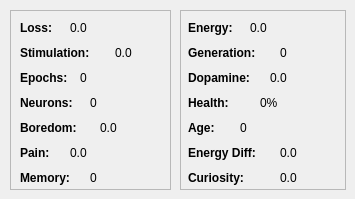
    <widget class="QWidget" name="tab_7">
     <attribute name="title">
      <string>Organism Information</string>
     </attribute>
     <widget class="QFrame" name="organism_info_frame">
      <property name="geometry">
       <rect>
        <x>180</x>
        <y>10</y>
        <width>166</width>
        <height>180</height>
       </rect>
      </property>
      <property name="frameShape">
       <enum>QFrame::StyledPanel</enum>
      </property>
      <property name="frameShadow">
       <enum>QFrame::Raised</enum>
      </property>
      <widget class="QLabel" name="energy_label">
       <property name="geometry">
        <rect>
         <x>8</x>
         <y>5</y>
         <width>60</width>
         <height>25</height>
        </rect>
       </property>
       <property name="font">
        <font>
         <weight>75</weight>
         <bold>true</bold>
        </font>
       </property>
       <property name="toolTip">
        <string extracomment="How much energy this organism has"/>
       </property>
       <property name="statusTip">
        <string>This organism's total energy</string>
       </property>
       <property name="text">
        <string>Energy:</string>
       </property>
      </widget>
      <widget class="QLabel" name="generation_label">
       <property name="geometry">
        <rect>
         <x>8</x>
         <y>30</y>
         <width>90</width>
         <height>25</height>
        </rect>
       </property>
       <property name="font">
        <font>
         <weight>75</weight>
         <bold>true</bold>
        </font>
       </property>
       <property name="toolTip">
        <string extracomment="This organism's generation"/>
       </property>
       <property name="statusTip">
        <string>How far down this organism is on its genetic timeline (offspring)</string>
       </property>
       <property name="text">
        <string>Generation:</string>
       </property>
      </widget>
      <widget class="QLabel" name="dopamine_label">
       <property name="geometry">
        <rect>
         <x>8</x>
         <y>55</y>
         <width>81</width>
         <height>25</height>
        </rect>
       </property>
       <property name="font">
        <font>
         <weight>75</weight>
         <bold>true</bold>
        </font>
       </property>
       <property name="toolTip">
        <string extracomment="How many neurons are in this organism's brain"/>
       </property>
       <property name="statusTip">
        <string>This organism's current dopamine level</string>
       </property>
       <property name="text">
        <string>Dopamine:</string>
       </property>
      </widget>
      <widget class="QLabel" name="energy_val">
       <property name="geometry">
        <rect>
         <x>70</x>
         <y>5</y>
         <width>86</width>
         <height>25</height>
        </rect>
       </property>
       <property name="toolTip">
        <string/>
       </property>
       <property name="text">
        <string>0.0</string>
       </property>
      </widget>
      <widget class="QLabel" name="generation_val">
       <property name="geometry">
        <rect>
         <x>100</x>
         <y>30</y>
         <width>61</width>
         <height>25</height>
        </rect>
       </property>
       <property name="toolTip">
        <string/>
       </property>
       <property name="text">
        <string>0</string>
       </property>
      </widget>
      <widget class="QLabel" name="dopamine_val">
       <property name="geometry">
        <rect>
         <x>90</x>
         <y>55</y>
         <width>66</width>
         <height>25</height>
        </rect>
       </property>
       <property name="toolTip">
        <string/>
       </property>
       <property name="text">
        <string>0.0</string>
       </property>
      </widget>
      <widget class="QLabel" name="health_val">
       <property name="geometry">
        <rect>
         <x>80</x>
         <y>80</y>
         <width>76</width>
         <height>25</height>
        </rect>
       </property>
       <property name="toolTip">
        <string/>
       </property>
       <property name="text">
        <string>0%</string>
       </property>
      </widget>
      <widget class="QLabel" name="health_label">
       <property name="geometry">
        <rect>
         <x>8</x>
         <y>80</y>
         <width>70</width>
         <height>25</height>
        </rect>
       </property>
       <property name="font">
        <font>
         <weight>75</weight>
         <bold>true</bold>
        </font>
       </property>
       <property name="toolTip">
        <string extracomment="How many neurons are in this organism's brain"/>
       </property>
       <property name="statusTip">
        <string>How healthy this organism is (This also acts as the chance that this organism will produce offspring)</string>
       </property>
       <property name="text">
        <string>Health:</string>
       </property>
      </widget>
      <widget class="QLabel" name="age_val">
       <property name="geometry">
        <rect>
         <x>60</x>
         <y>105</y>
         <width>96</width>
         <height>25</height>
        </rect>
       </property>
       <property name="toolTip">
        <string/>
       </property>
       <property name="text">
        <string>0</string>
       </property>
      </widget>
      <widget class="QLabel" name="age_label">
       <property name="geometry">
        <rect>
         <x>8</x>
         <y>105</y>
         <width>41</width>
         <height>25</height>
        </rect>
       </property>
       <property name="font">
        <font>
         <weight>75</weight>
         <bold>true</bold>
        </font>
       </property>
       <property name="toolTip">
        <string extracomment="How many neurons are in this organism's brain"/>
       </property>
       <property name="statusTip">
        <string>How old (in seconds) this organism is</string>
       </property>
       <property name="text">
        <string>Age:</string>
       </property>
      </widget>
      <widget class="QLabel" name="energy_usage_val">
       <property name="geometry">
        <rect>
         <x>100</x>
         <y>130</y>
         <width>60</width>
         <height>25</height>
        </rect>
       </property>
       <property name="toolTip">
        <string/>
       </property>
       <property name="text">
        <string>0.0</string>
       </property>
      </widget>
      <widget class="QLabel" name="energy_usage_label">
       <property name="geometry">
        <rect>
         <x>8</x>
         <y>130</y>
         <width>90</width>
         <height>25</height>
        </rect>
       </property>
       <property name="font">
        <font>
         <weight>75</weight>
         <bold>true</bold>
        </font>
       </property>
       <property name="toolTip">
        <string extracomment="How many neurons are in this organism's brain"/>
       </property>
       <property name="statusTip">
        <string>How much energy this organism is using or creating per second</string>
       </property>
       <property name="text">
        <string>Energy Diff:</string>
       </property>
      </widget>
      <widget class="QLabel" name="curiosity_label">
       <property name="geometry">
        <rect>
         <x>8</x>
         <y>155</y>
         <width>90</width>
         <height>25</height>
        </rect>
       </property>
       <property name="font">
        <font>
         <weight>75</weight>
         <bold>true</bold>
        </font>
       </property>
       <property name="toolTip">
        <string extracomment="How many neurons are in this organism's brain"/>
       </property>
       <property name="statusTip">
        <string>How much energy this organism is using or creating per second</string>
       </property>
       <property name="text">
        <string>Curiosity:</string>
       </property>
      </widget>
      <widget class="QLabel" name="curiosity_val">
       <property name="geometry">
        <rect>
         <x>100</x>
         <y>155</y>
         <width>60</width>
         <height>25</height>
        </rect>
       </property>
       <property name="toolTip">
        <string/>
       </property>
       <property name="text">
        <string>0.0</string>
       </property>
      </widget>
     </widget>
     <widget class="QFrame" name="organism_info_frame_2">
      <property name="geometry">
       <rect>
        <x>10</x>
        <y>10</y>
        <width>161</width>
        <height>180</height>
       </rect>
      </property>
      <property name="frameShape">
       <enum>QFrame::StyledPanel</enum>
      </property>
      <property name="frameShadow">
       <enum>QFrame::Raised</enum>
      </property>
      <widget class="QLabel" name="neural_loss_label">
       <property name="geometry">
        <rect>
         <x>10</x>
         <y>5</y>
         <width>41</width>
         <height>25</height>
        </rect>
       </property>
       <property name="font">
        <font>
         <weight>75</weight>
         <bold>true</bold>
        </font>
       </property>
       <property name="toolTip">
        <string extracomment="How much energy this organism has"/>
       </property>
       <property name="statusTip">
        <string>The loss of this organism's neural network (The higher the value = the more confused this organism is)</string>
       </property>
       <property name="text">
        <string>Loss:</string>
       </property>
      </widget>
      <widget class="QLabel" name="stim_label">
       <property name="geometry">
        <rect>
         <x>10</x>
         <y>30</y>
         <width>91</width>
         <height>25</height>
        </rect>
       </property>
       <property name="font">
        <font>
         <weight>75</weight>
         <bold>true</bold>
        </font>
       </property>
       <property name="toolTip">
        <string extracomment="This organism's generation"/>
       </property>
       <property name="statusTip">
        <string>How much stimulation this organism is experiencing (The lower this value is, the more bored this creature is)</string>
       </property>
       <property name="text">
        <string>Stimulation:</string>
       </property>
      </widget>
      <widget class="QLabel" name="iterations_label">
       <property name="geometry">
        <rect>
         <x>10</x>
         <y>55</y>
         <width>61</width>
         <height>25</height>
        </rect>
       </property>
       <property name="font">
        <font>
         <weight>75</weight>
         <bold>true</bold>
        </font>
       </property>
       <property name="toolTip">
        <string extracomment="How many neurons are in this organism's brain"/>
       </property>
       <property name="statusTip">
        <string>How many times this organism has been trained</string>
       </property>
       <property name="text">
        <string>Epochs:</string>
       </property>
      </widget>
      <widget class="QLabel" name="neural_loss_val">
       <property name="geometry">
        <rect>
         <x>60</x>
         <y>5</y>
         <width>101</width>
         <height>25</height>
        </rect>
       </property>
       <property name="toolTip">
        <string/>
       </property>
       <property name="statusTip">
        <string/>
       </property>
       <property name="text">
        <string>0.0</string>
       </property>
      </widget>
      <widget class="QLabel" name="stim_val">
       <property name="geometry">
        <rect>
         <x>105</x>
         <y>30</y>
         <width>51</width>
         <height>25</height>
        </rect>
       </property>
       <property name="toolTip">
        <string/>
       </property>
       <property name="text">
        <string>0.0</string>
       </property>
      </widget>
      <widget class="QLabel" name="iterations_val">
       <property name="geometry">
        <rect>
         <x>70</x>
         <y>55</y>
         <width>91</width>
         <height>25</height>
        </rect>
       </property>
       <property name="toolTip">
        <string/>
       </property>
       <property name="text">
        <string>0</string>
       </property>
      </widget>
      <widget class="QLabel" name="neurons_val">
       <property name="geometry">
        <rect>
         <x>80</x>
         <y>80</y>
         <width>81</width>
         <height>25</height>
        </rect>
       </property>
       <property name="toolTip">
        <string/>
       </property>
       <property name="text">
        <string>0</string>
       </property>
      </widget>
      <widget class="QLabel" name="neurons_label">
       <property name="geometry">
        <rect>
         <x>10</x>
         <y>80</y>
         <width>71</width>
         <height>25</height>
        </rect>
       </property>
       <property name="font">
        <font>
         <weight>75</weight>
         <bold>true</bold>
        </font>
       </property>
       <property name="toolTip">
        <string extracomment="How many neurons are in this organism's brain"/>
       </property>
       <property name="statusTip">
        <string>How many outputs this organism's neural network has</string>
       </property>
       <property name="text">
        <string>Neurons:</string>
       </property>
      </widget>
      <widget class="QLabel" name="boredom_val">
       <property name="geometry">
        <rect>
         <x>90</x>
         <y>105</y>
         <width>61</width>
         <height>25</height>
        </rect>
       </property>
       <property name="toolTip">
        <string/>
       </property>
       <property name="text">
        <string>0.0</string>
       </property>
      </widget>
      <widget class="QLabel" name="boredom_label">
       <property name="geometry">
        <rect>
         <x>10</x>
         <y>105</y>
         <width>70</width>
         <height>25</height>
        </rect>
       </property>
       <property name="font">
        <font>
         <weight>75</weight>
         <bold>true</bold>
        </font>
       </property>
       <property name="toolTip">
        <string extracomment="How many neurons are in this organism's brain"/>
       </property>
       <property name="statusTip">
        <string>How bored this organism is (curiosity / stimulation)</string>
       </property>
       <property name="text">
        <string>Boredom:</string>
       </property>
      </widget>
      <widget class="QLabel" name="pain_label">
       <property name="geometry">
        <rect>
         <x>10</x>
         <y>130</y>
         <width>51</width>
         <height>25</height>
        </rect>
       </property>
       <property name="font">
        <font>
         <weight>75</weight>
         <bold>true</bold>
        </font>
       </property>
       <property name="toolTip">
        <string extracomment="How many neurons are in this organism's brain"/>
       </property>
       <property name="statusTip">
        <string>How much pain this organism is experiencing (How much health it's losing)</string>
       </property>
       <property name="text">
        <string>Pain:</string>
       </property>
      </widget>
      <widget class="QLabel" name="pain_val">
       <property name="geometry">
        <rect>
         <x>60</x>
         <y>130</y>
         <width>91</width>
         <height>25</height>
        </rect>
       </property>
       <property name="toolTip">
        <string/>
       </property>
       <property name="text">
        <string>0.0</string>
       </property>
      </widget>
      <widget class="QLabel" name="memory_val">
       <property name="geometry">
        <rect>
         <x>80</x>
         <y>155</y>
         <width>71</width>
         <height>25</height>
        </rect>
       </property>
       <property name="toolTip">
        <string/>
       </property>
       <property name="text">
        <string>0</string>
       </property>
      </widget>
      <widget class="QLabel" name="memory_label">
       <property name="geometry">
        <rect>
         <x>10</x>
         <y>155</y>
         <width>71</width>
         <height>25</height>
        </rect>
       </property>
       <property name="font">
        <font>
         <weight>75</weight>
         <bold>true</bold>
        </font>
       </property>
       <property name="toolTip">
        <string extracomment="How many neurons are in this organism's brain"/>
       </property>
       <property name="statusTip">
        <string>How many experiences this organism has stored and uses for training</string>
       </property>
       <property name="text">
        <string>Memory:</string>
       </property>
      </widget>
     </widget>
    </widget>
